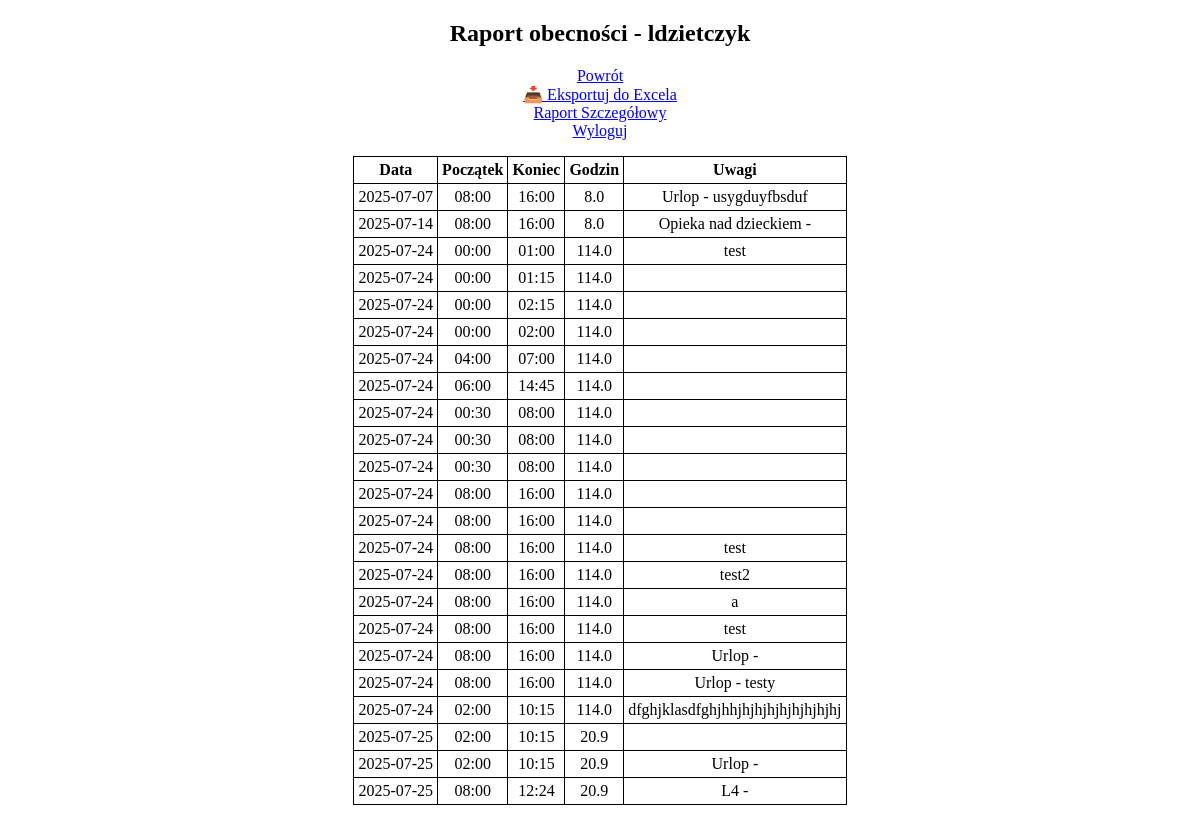
The page /raport (signed in) on the database its author committed.
### app.py (models this page shows)
class User(db.Model):
    id = db.Column(db.Integer, primary_key=True)
    username = db.Column(db.String(80), unique=True, nullable=False)
    password_hash = db.Column(db.String(128), nullable=False)

class Attendance(db.Model):
    id = db.Column(db.Integer, primary_key=True)
    user_id = db.Column(db.Integer, db.ForeignKey('user.id'), nullable=False)
    date = db.Column(db.Date, nullable=False)
    start_time = db.Column(db.Time, nullable=False)
    end_time = db.Column(db.Time, nullable=False)
    work_type = db.Column(db.String(50), nullable=False)
    description = db.Column(db.Text, nullable=True)
    timestamp = db.Column(db.DateTime, default=datetime.utcnow)

### app.py (the view)
@app.route('/raport')
def raport():
    if 'user_id' not in session:
        return redirect(url_for('login'))
    user = User.query.get(session['user_id'])
    entries = Attendance.query.filter_by(user_id=user.id).order_by(Attendance.date).all()
    grouped = defaultdict(list)
    for e in entries:
        grouped[e.date].append(e)
    raport_data = []
    for date, day_entries in grouped.items():
        total_hours = 0
        details = []
        for e in day_entries:
            start_dt = datetime.combine(e.date, e.start_time)
            end_dt = datetime.combine(e.date, e.end_time)
            duration = (end_dt - start_dt).total_seconds() / 3600  # godziny jako float
            if e.work_type.lower() == "nadgodziny":
                duration *= 1.5  # przelicznik
            total_hours += duration
            details.append(e)
        raport_data.append({
            'date': date,
            'entries': details,
            'total_hours': round(total_hours, 2),
        })
    return render_template('raport.html', raport_data=raport_data, username=user.username, datetime=datetime)

### templates/raport.html (shortened to what this page needs)
<!DOCTYPE html>
<html lang="pl">
<head>
    <link rel="stylesheet" href="{{ url_for('static', filename='style.css') }}">
</head>
<body>
    <h2>Raport obecności - {{ username }}</h2>
    <p>
        <a href="{{ url_for('attendance') }}">Powrót</a><br>
        <a href="{{ url_for('raport_export') }}">📥 Eksportuj do Excela</a><br>
        <a href="{{ url_for('raport_details') }}">Raport Szczegółowy</a><br>
        <a href="{{ url_for('logout') }}">Wyloguj</a>
    </p>
    <table class="reptab">
        <thead>
            <tr>
                <th>Data</th>
                <th>Początek</th>
                <th>Koniec</th>
                <th>Godzin</th>
                <th>Uwagi</th>
            </tr>
        </thead>
        <tbody>
            {% for day in raport_data %}
                {% for e in day.entries %}
                <tr>
                    <td>{{ e.date }}</td>
                    <td>{{ e.start_time.strftime('%H:%M') }}</td>
                    <td>{{ e.end_time.strftime('%H:%M') }}</td>
                    <td>{{ day.total_hours }}</td>
                    <td class="desc">{{ e.description or '' }}</td>
                </tr>
                {% endfor %}
            {% endfor %}
        </tbody>
    </table>
</body>
</html>

### static/style.css (style rules this page uses)
table, th, td { border: 1px solid black; border-collapse: collapse; padding: 4px; }
.reptab { margin-left: auto; margin-right: auto; }
.desc { min-width: fit-content; }
body { text-align: center; }

### rows shown on the page
User: username "ldzietczyk"
Attendance: date "2025-07-07", start_time "08:00", end_time "16:00", total_hours "8.0", description "Urlop - usygduyfbsduf"
Attendance: date "2025-07-14", start_time "08:00", end_time "16:00", total_hours "8.0", description "Opieka nad dzieckiem -"
Attendance: date "2025-07-24", start_time "00:00", end_time "01:00", total_hours "114.0", description "test"
Attendance: date "2025-07-24", start_time "00:00", end_time "01:15", total_hours "114.0"
Attendance: date "2025-07-24", start_time "00:00", end_time "02:15", total_hours "114.0"
Attendance: date "2025-07-24", start_time "00:00", end_time "02:00", total_hours "114.0"
Attendance: date "2025-07-24", start_time "04:00", end_time "07:00", total_hours "114.0"
Attendance: date "2025-07-24", start_time "06:00", end_time "14:45", total_hours "114.0"
Attendance: date "2025-07-24", start_time "00:30", end_time "08:00", total_hours "114.0"
Attendance: date "2025-07-24", start_time "00:30", end_time "08:00", total_hours "114.0"
Attendance: date "2025-07-24", start_time "00:30", end_time "08:00", total_hours "114.0"
Attendance: date "2025-07-24", start_time "08:00", end_time "16:00", total_hours "114.0"
Attendance: date "2025-07-24", start_time "08:00", end_time "16:00", total_hours "114.0"
Attendance: date "2025-07-24", start_time "08:00", end_time "16:00", total_hours "114.0", description "test"
Attendance: date "2025-07-24", start_time "08:00", end_time "16:00", total_hours "114.0", description "test2"
Attendance: date "2025-07-24", start_time "08:00", end_time "16:00", total_hours "114.0", description "a"
Attendance: date "2025-07-24", start_time "08:00", end_time "16:00", total_hours "114.0", description "test"
Attendance: date "2025-07-24", start_time "08:00", end_time "16:00", total_hours "114.0", description "Urlop -"
Attendance: date "2025-07-24", start_time "08:00", end_time "16:00", total_hours "114.0", description "Urlop - testy"
Attendance: date "2025-07-24", start_time "02:00", end_time "10:15", total_hours "114.0", description "dfghjklasdfghjhhjhjhjhjhjhjhjhjhj"
Attendance: date "2025-07-25", start_time "02:00", end_time "10:15", total_hours "20.9"
Attendance: date "2025-07-25", start_time "02:00", end_time "10:15", total_hours "20.9", description "Urlop -"
Attendance: date "2025-07-25", start_time "08:00", end_time "12:24", total_hours "20.9", description "L4 -"
